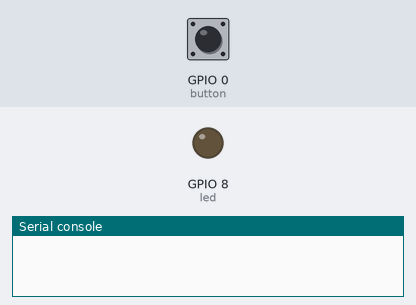
Bench run of a program on a simulated ESP32 board running MicroPython. On the bench: output pins drawn as LEDs (lit = HIGH), the last lines printed to the serial console. Inputs (shaded band) come from the test bench; at power-on: GPIO 0 (button) HIGH.

Above: at 1.2 s.
1.3 s: GPIO 0 (button) pulled LOW for 0.15 s
At 1.7 s:
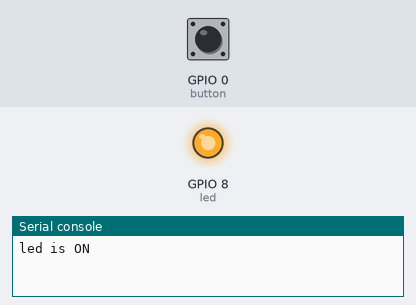
2.9 s: GPIO 0 (button) pulled LOW for 1 s
At 4.2 s:
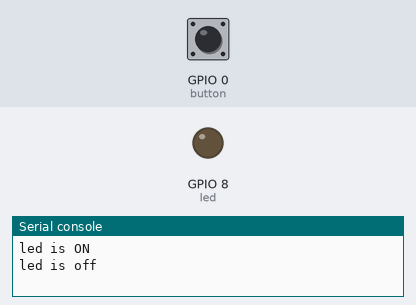
5.4 s: GPIO 0 (button) pulled LOW for 3.2 s
At 6.1 s:
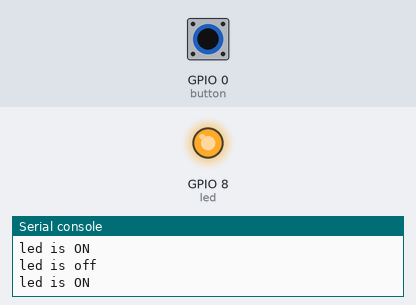
Timing chart, 0 to 8.4 s (numbered marks = the images above; inputs shaded):
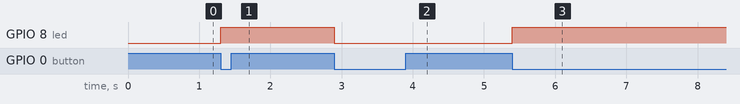

Measured:
- after the input at 1.3 s, GPIO 8 (led): LOW → HIGH at once
- after the input at 2.9 s, GPIO 8 (led): HIGH → LOW at once
- after the input at 5.4 s, GPIO 8 (led): LOW → HIGH at once

The program:

main.py
```python
#micropython script
#aviral

#led blinking script

import machine
import time

#object for LED pin
led=machine.Pin(8,machine.Pin.OUT)
#object for button
button=machine.Pin(0,machine.Pin.IN,machine.Pin.PULL_UP)

while True:
    try:
        if button.value()==0:
            led.value(not led.value())
            print("led is ON" if led.value() else "led is off")
            while button.value() ==0:
                time.sleep_ms(20)
    except KeyboardInterrupt:
        print("Exit")
        break

        
```
